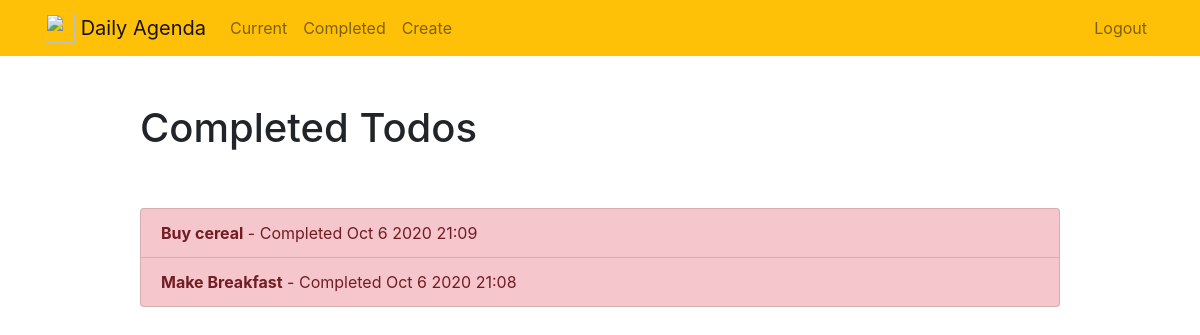
Page /completed/ (signed in) on the earlier database version.
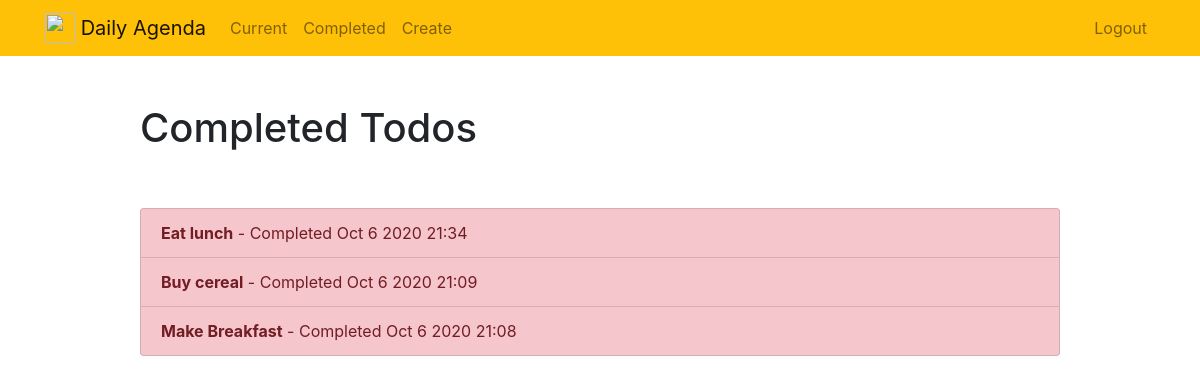
Same page on the later database version.
### todo/models.py (models this page shows, shortened)
class Todo(models.Model):
    title = models.CharField(max_length=100)
    memo = models.TextField(blank=True)
    created = models.DateTimeField(auto_now_add=True)
    datecompleted = models.DateTimeField(null=True, blank=True)
    important = models.BooleanField(default=False)
    user = models.ForeignKey(User, on_delete=models.CASCADE)

### todo/views.py (the view)
# urls.py: path('completed/', views.completedtodos, name='completedtodos'),
@login_required
def completedtodos(request):
    todos = Todo.objects.filter(user=request.user, datecompleted__isnull=False).order_by('-datecompleted')
    return render(request, 'todo/completedtodos.html', {'todos':todos})

### todo/templates/todo/completedtodos.html
{% extends "todo/base.html" %}
{% block content %}
<div class="row justify-content-center mt-5">
  <div class="col-md-10">
    <h1>Completed Todos</h1>
  </div>
</div>
<div class="row justify-content-center mt-5">
  <div class="col-md-10">
    <div class="list-group">
      {% for todo in todos %}
      <a href="{% url 'viewtodo' todo.id %}" class="list-group-item list-group-item-action{% if todo.important %} list-group-item-danger{% endif %}"><b>{{ todo.title }}</b> - Completed {{ todo.datecompleted|date:'M j Y H:i' }}</a>
      {% endfor %}
    </div>
  </div>
</div>
{% endblock %}}

### todo/templates/todo/base.html (shortened to what this page needs)
{% load static %}
<!doctype html>
<html lang="en">
<head>
  <link rel="stylesheet" href="https://stackpath.bootstrapcdn.com/bootstrap/4.4.1/css/bootstrap.min.css">
</head>
<body>
  <nav class="navbar navbar-expand-md navbar-light bg-warning">
    <div class="container">
      <a class="navbar-brand" href="{% url 'home' %}">
        <img src="{% static 'todo/logo.png' %}" width="30" height="30" class="d-inline-block align-top">
        <span>Daily Agenda</span>
      </a>
      <div class="collapse navbar-collapse" id="navbarNav">
        {% if user.is_authenticated %}
        <ul class="navbar-nav mr-auto">
          <li class="nav-item {{ current }}">
            <a class="nav-link" href="{% url 'currenttodos' %}">Current</a>
          </li>
          <li class="nav-item {{ completed }}">
            <a class="nav-link" href="{% url 'completedtodos' %}">Completed</a>
          </li>
          <li class="nav-item {{ create }}">
            <a class="nav-link" href="{% url 'createtodo' %}">Create</a>
          </li>
        </ul>
        {% endif %}
        <ul class="navbar-nav ml-auto">
          {% if user.is_authenticated %}
          <li class="nav-item">
            <a href="#" onclick="$('#signOutBtn').click()" class="nav-link">Logout</a>
          </li>
          {% endif %}
        </ul>
      </div>
    </div>
  </nav>
  <div class="container">
    {% block content %}{% endblock %}
  </div>
</body </html>

Differences in the rows shown:
added Todo: title "Eat lunch", datecompleted "Oct 6 2020 21:34"
